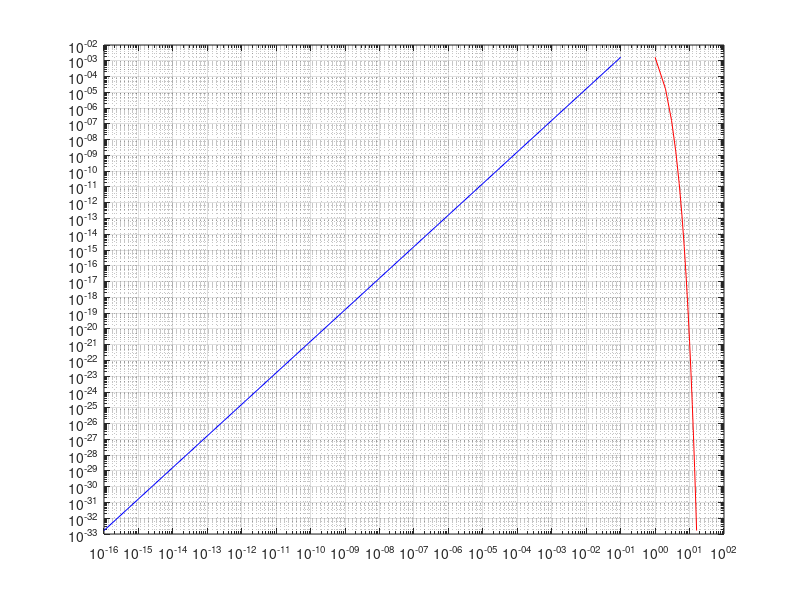

Write MATLAB code to recreate this figure.
%%
% *Assignment 5*
%Name: Jim Nguyen
%Date: 3/13/2021

%%
% *Part a*
%Estimate the derivative of the function at the point x = 1 using 3-point midpoint formula for the
%following values of h: h = 10−n for n going from 16 by integers to 1 (e.g., h = 10−1
%Plot the step size h versus the relative error in a loglog plot. 
%On the same figure, plot the estimated truncation error for those same h values in red. 
%(Hint: Try plotting the 3rd derivative to figure out for which ξ value the the third derivative will be maximum at! )

%the code for part a

f = @(x) sin(x);
dddf = @(x) -cos(x); % the third derivative of sin(x) is -cos(x)
x = 1; % the pt we are estimating the derivative of the function
E = -pi; %-cos(x) is largest when x = -pi so that -cos(x) = 1
h = [10^-1,10^-2,10^-3,10^-4,10^-5,10^-6,10^-7,10^-8,10^-9,10^-10,10^-11,10^-12,10^-13,10^-14,10^-15,10^-16]; % the multiple values of h
CD3 = zeros(1,16);
CD3_relative_error = zeros(1,16);
%CD3_relative_error = h^2/6 * f^3 (E)

for i = 1:16
    CD3(i) = (1/(2*h(i)) * (f(x + h(i)) - f(x - h(i))));
    CD3_relative_error(i) = h(i)^2 / 6 * dddf(E);
end

loglog(h,CD3_relative_error,'b'); % this is plotting the step size h verus relative error in a loglog plot
hold on
loglog(CD3_relative_error,'r'); % this is just plotting the estimated truncation error for same h in red.
hold off
grid on

%%
% *Part b*
% We can see that as h grows smaller, then the error decreases. This can be
% seen in the blue line. The peak of the line is when h is largest and then
% it decreases a lot. 
